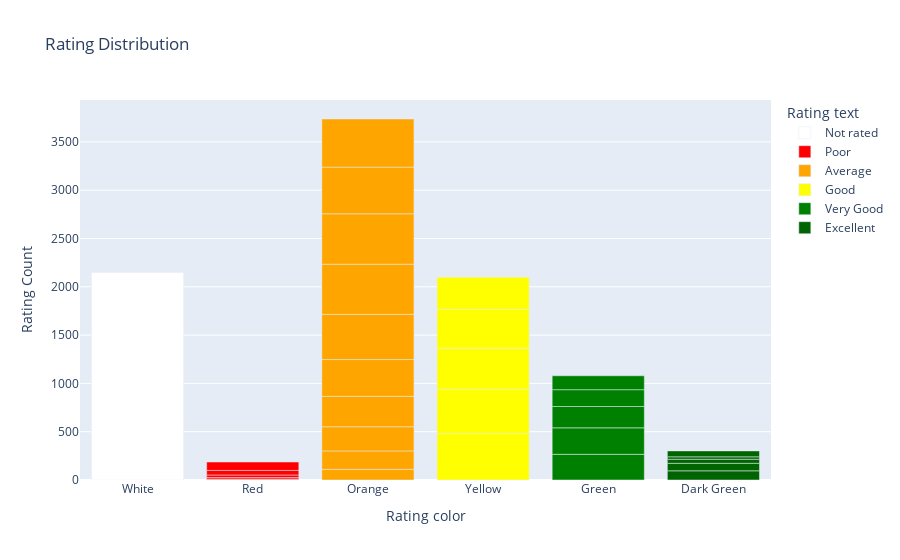

The cell this chart's notebook holds for it:
### Code cell
fig = px.bar(ratings, 
                   x='Rating color', 
                   color='Rating text',
             y='Rating Count', 
                   color_discrete_sequence=['White', 'Red','Orange','Yellow','Green',"Darkgreen"], 
                   title='Rating Distribution')
fig.show()

### Figure 1 — Plotly figure (JSON) as saved in the notebook; plotly's stock layout.template omitted (floating-point values rounded to 4 significant figures)
{"data": [{"alignmentgroup": "True", "hovertemplate": "Rating text=Not rated<br>Rating color=%{x}<br>Rating Count=%{y}<extra></extra>", "legendgroup": "Not rated", "marker": {"color": "White", "pattern": {"shape": ""}}, "name": "Not rated", "offsetgroup": "Not rated", "orientation": "v", "showlegend": true, "textposition": "auto", "type": "bar", "x": ["White"], "xaxis": "x", "y": [2148], "yaxis": "y"}, {"alignmentgroup": "True", "hovertemplate": "Rating text=Poor<br>Rating color=%{x}<br>Rating Count=%{y}<extra></extra>", "legendgroup": "Poor", "marker": {"color": "Red", "pattern": {"shape": ""}}, "name": "Poor", "offsetgroup": "Poor", "orientation": "v", "showlegend": true, "textposition": "auto", "type": "bar", "x": ["Red", "Red", "Red", "Red", "Red", "Red", "Red"], "xaxis": "x", "y": [1, 2, 7, 15, 27, 47, 87], "yaxis": "y"}, {"alignmentgroup": "True", "hovertemplate": "Rating text=Average<br>Rating color=%{x}<br>Rating Count=%{y}<extra></extra>", "legendgroup": "Average", "marker": {"color": "Orange", "pattern": {"shape": ""}}, "name": "Average", "offsetgroup": "Average", "orientation": "v", "showlegend": true, "textposition": "auto", "type": "bar", "x": ["Orange", "Orange", "Orange", "Orange", "Orange", "Orange", "Orange", "Orange", "Orange", "Orange"], "xaxis": "x", "y": [110, 191, 250, 315, 381, 468, 519, 522, 483, 498], "yaxis": "y"}, {"alignmentgroup": "True", "hovertemplate": "Rating text=Good<br>Rating color=%{x}<br>Rating Count=%{y}<extra></extra>", "legendgroup": "Good", "marker": {"color": "Yellow", "pattern": {"shape": ""}}, "name": "Good", "offsetgroup": "Good", "orientation": "v", "showlegend": true, "textposition": "auto", "type": "bar", "x": ["Yellow", "Yellow", "Yellow", "Yellow", "Yellow"], "xaxis": "x", "y": [480, 458, 427, 400, 335], "yaxis": "y"}, {"alignmentgroup": "True", "hovertemplate": "Rating text=Very Good<br>Rating color=%{x}<br>Rating Count=%{y}<extra></extra>", "legendgroup": "Very Good", "marker": {"color": "Green", "pattern": {"shape": ""}}, "name": "Very Good", "offsetgroup": "Very Good", "orientation": "v", "showlegend": true, "textposition": "auto", "type": "bar", "x": ["Green", "Green", "Green", "Green", "Green"], "xaxis": "x", "y": [266, 274, 221, 174, 144], "yaxis": "y"}, {"alignmentgroup": "True", "hovertemplate": "Rating text=Excellent<br>Rating color=%{x}<br>Rating Count=%{y}<extra></extra>", "legendgroup": "Excellent", "marker": {"color": "Darkgreen", "pattern": {"shape": ""}}, "name": "Excellent", "offsetgroup": "Excellent", "orientation": "v", "showlegend": true, "textposition": "auto", "type": "bar", "x": ["Dark Green", "Dark Green", "Dark Green", "Dark Green", "Dark Green"], "xaxis": "x", "y": [95, 78, 42, 25, 61], "yaxis": "y"}], "layout": {"barmode": "relative", "legend": {"title": {"text": "Rating text"}, "tracegroupgap": 0}, "title": {"text": "Rating Distribution"}, "xaxis": {"anchor": "y", "domain": [0, 1], "title": {"text": "Rating color"}}, "yaxis": {"anchor": "x", "domain": [0, 1], "title": {"text": "Rating Count"}}}}
